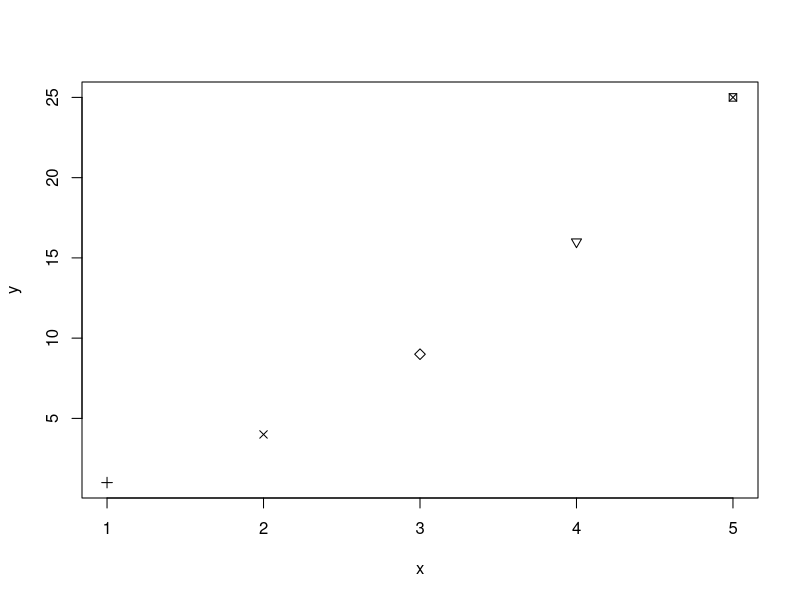
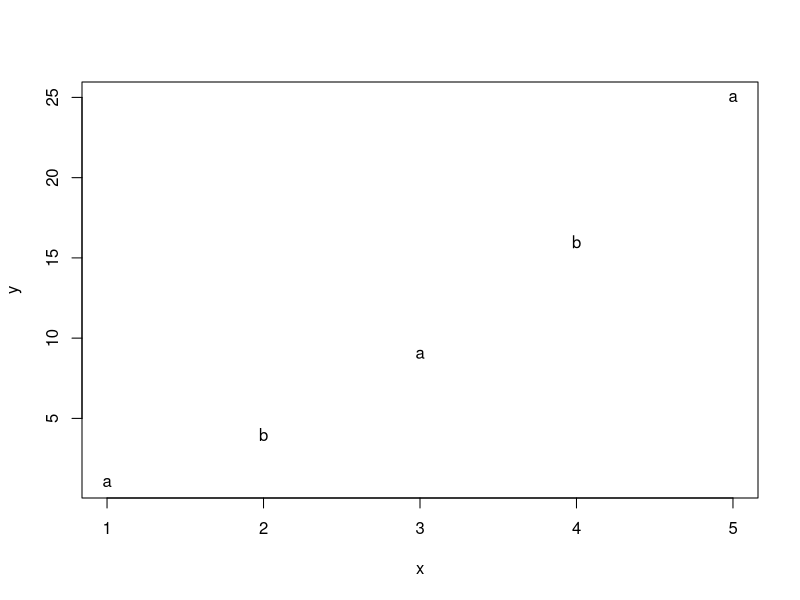
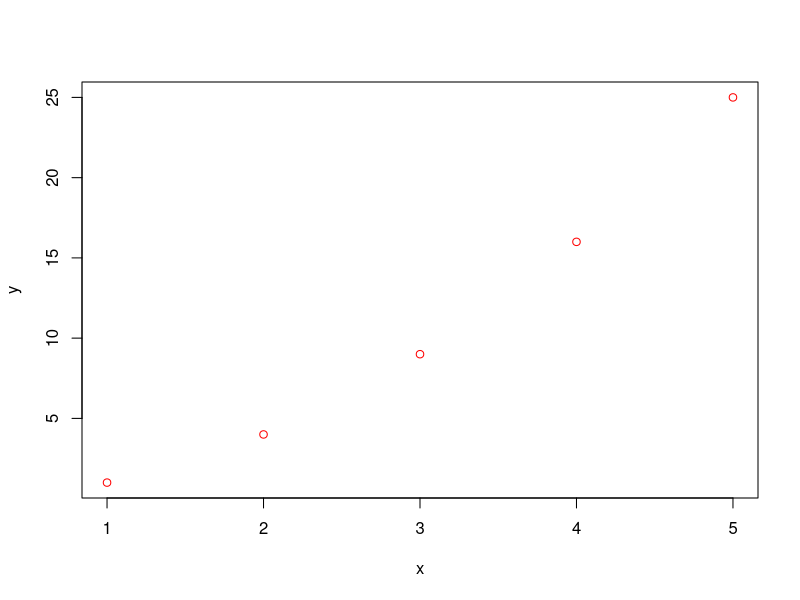
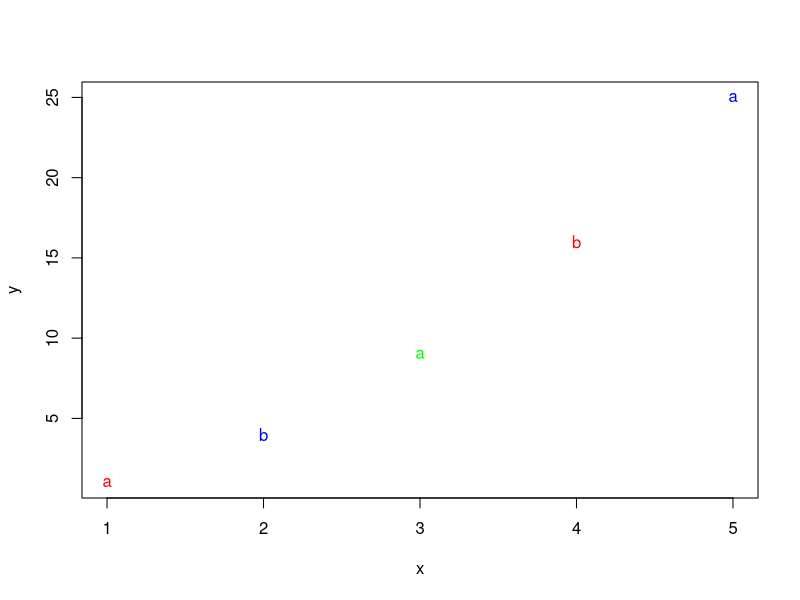
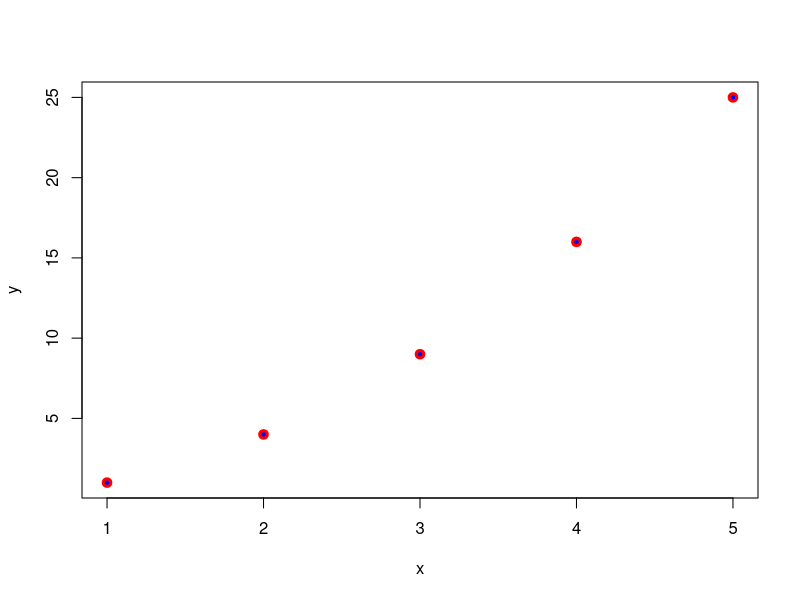
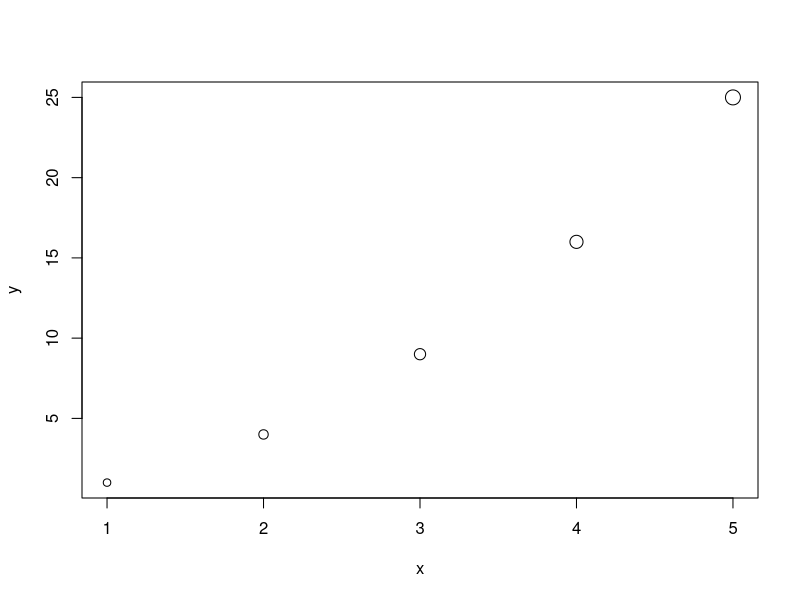
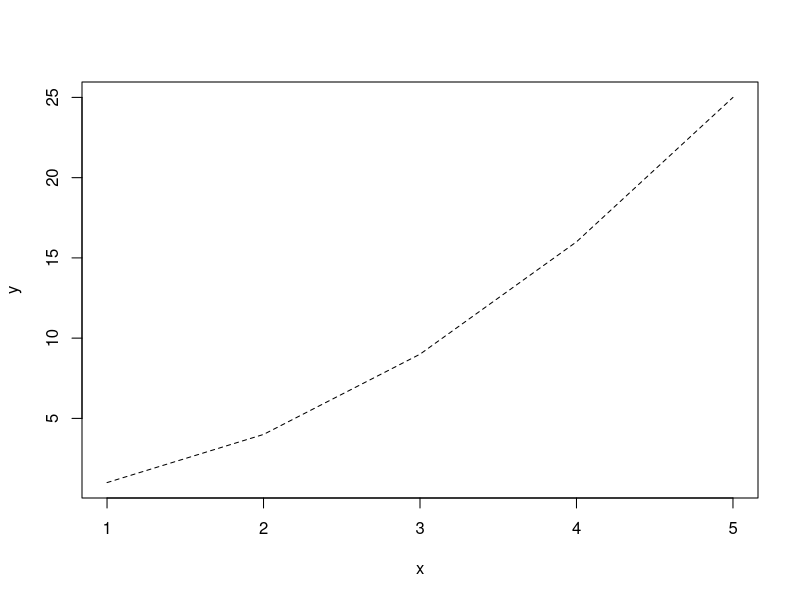
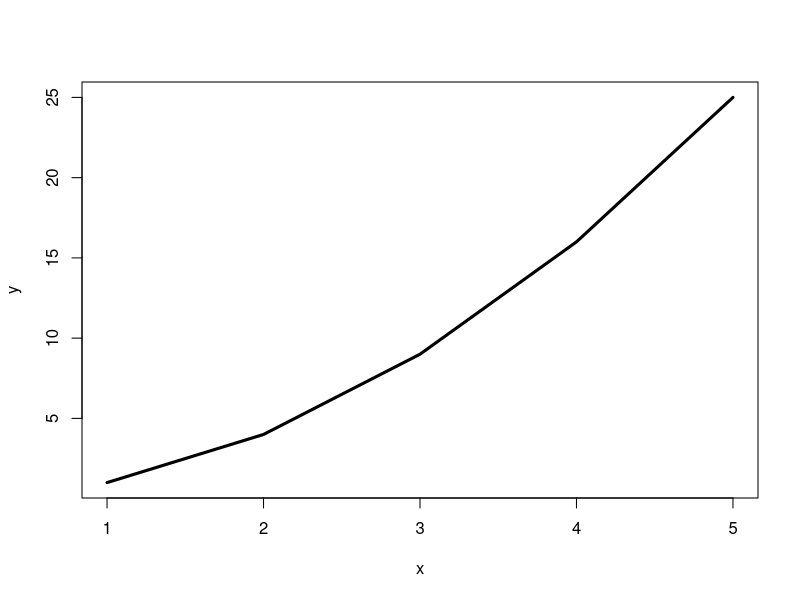

R code for these plots, in order:
## ---- chunk 1
x <- 1:5                     # 5 x-axis points
y <- x^2                     # 5 y-axis points
plot(x, y, pch=3:7)          # 5 points = 5 symbols
plot(x, y, pch=c("a", "b"))  # 5 points = 2 symbols cycling to match 
plot(x, y, col="red")        # Each symbol is red
plot(x, y, pch=c("a", "b"),  # Symbols are a b cycling to match 5 points
     col=c("red", "blue", "green")) # 3 cols cycling for plotting color = border color
# Plot circles with a thick red border and blue fill color
plot(x, y, pch=21, lwd=3, col="red", bg="blue") # bg = background color = fill color
plot(x, y, cex=seq(1,2,.25)) # cex = size, cex = a vector of 5 different sizes, increasing
plot(x, y, type="l", lty=2)  # type = 'l' to change circle to line,  line type = pattern 2
plot(x, y, type="l", lwd=3)  # default line width = 1, here line width 3
par(lwd=3, pch=4, cex.main = 3)  # part()go before plot(), set up Line width, symbol, cex
plot(x, y, lwd=1, main = "my chart") # write main = title string here
par(cex.lab=2, cex.main=3)   # in par() set label size with cex.lab
plot(x, y, xlim=c(0, 10))    # xlim = set x axis from 0 to 10
plot(x, y, log="y")          # do Logarithmic to y axis data
plot(x, y, las=1)            # las can be 0-3, but no idea what difference to make

text(1, 2, "Where's Wally?")  # Add text to existing plot, check ?text
mtext("I'm out here", side=4) # and text to the right margin, ?mtext
## ---- chunk 2
demo(plotmath)
## ---- chunk 3
x <- seq(0, 5, .1)
plot(x, sin(x), type="l", ylim=c(-1, 2.5),
     xlab=expression(paste("Concentration ", mu[i])))
lines(x, sqrt(x), lty=2)
title(expression(paste("This looks like ", Gamma, " to me")))

text(4, 1.5, expression(hat(x) == sqrt(x)))
     
## ---- chunk 4
colors()  # show all the colors in R system
plot(1:10, col="cyan")         # 1:10 apply to both x and y; Plot using cyan color
plot(1:10, col="#cc0076")      # Plot using purplish color

rgb(10, 20, 30, maxColorValue=255) # returns a code for color like "#0A141E"
plot(1:10, col=rgb(10, 20, 30, maxColorValue=255))      # Plot using purplish color

plot(1:10, col="#0A141E")      # Plot using purplish color

rgb(10, 20, 30, alpha=50, maxColorValue=255) # alpha set the level of transparency compare to the max number

rgb(10, 20, 30, maxColorValue=100)
rgb(10, 20, 30, alpha=50, maxColorValue=100)
## ---- chunk 5
palette()             # Show the current palette in R 
palette(c("red", "#1A334D", "black", rgb(.1, .8, 0))) # set the palette with specific color you want
palette() # display the specific color you set
palette("default")    # Use the default palette
library(RColorBrewer) # Full color palettes can be generated directly without having to specify each color separately
brewer.pal.info
str(brewer.pal.info)
head(brewer.pal.info, n=10) # show only ten of those color palette names above
brewer.pal(n=5, name="Spectral")       # choose 5 colors from Spectral palette
brewer.pal(n=10, name="Accent")        # 10 colors from Accent
# Set colors locally for just one function call
plot(1:8, col=brewer.pal(n=8, name="Reds"), pch=16, cex=4) # give each point a color of the eight
palette(brewer.pal(n=8, name="Greens")) # Set global palette for the plotting following
plot(1:8, col=1:8, pch=16, cex=4)       # Plot using colors

## ---- chunk 6
data(airquality)
plot(airquality$Temp, airquality$Ozone,
     xlab="Temperature", ylab="Ozone",
     main="Airquality relationship?")
pairs(airquality)
# Create function to make histogram with density superimposed
panel.hist <- function(x, ...)  {
  # Set user coordinates of plotting region
  usr <- par("usr"); on.exit(par(usr)) # I don't know how to use par() and its arguments, nor on.exit()
  par(usr = c(usr[1:2], 0, 1.5))
  par(new=TRUE)                    # Do not start new plot
  hist(x, prob=TRUE, axes=FALSE, xlab="", ylab="", 
       main="", col="lightgray")
  lines(density(x, na.rm=TRUE))    # Add density curve
}
# Create function to compute and print R^2
panel.r2 <- function(x, y, digits=2, cex.cor, ...) {
  # Set user coordinates of plotting region
  usr <- par("usr"); on.exit(par(usr))
  par(usr = c(0, 1, 0, 1))
  r <- cor(x, y, use="complete.obs")**2  # Compute R^2
  txt <- format(c(r, 0.123456789), digits=digits)[1]
  if(missing(cex.cor)) cex.cor <- 1/strwidth(txt)
  text(0.5, 0.5, txt, cex = cex.cor * r)
}
pairs(~ Ozone + Temp + Wind + Solar.R, data=airquality, 
      lower.panel=panel.smooth, upper.panel=panel.r2, 
      diag.panel=panel.hist) # how to use pairs() and its arguments

## ---- chunk 7
data(LakeHuron)
hist(LakeHuron)
# Use the breaks option to specify the number of bins
# regardless of the size of the dataset
# Remove title and make bars gray
hist(LakeHuron, xlab="Level of Lake Huron (in feet)",
     freq=FALSE, breaks=c(574, 577, 578, 581, 585), 
     col="gray", main=NULL) 
# ues should include the entire range of observations).If the bins are of unequal widths, then hist by default produces a relative frequency histogram. Setting the freq=FALSE option forces the hist function to produce relative frequency histograms even when the bin widths are identical
lines(density(LakeHuron)) # what parameter to set for the height of y-axis
## ---- chunk 8
data(ToothGrowth)
str(ToothGrowth)
teeth <- subset(ToothGrowth, supp=="VC") # Use only some data
teeth
boxplot(len ~ factor(dose), data=teeth)
# Horiz. boxplot with whiskers from minimum to maximum value
attach(ToothGrowth)                      # Use all data
boxplot(len, horizontal=TRUE, range=0) # The standard boxplot where the whiskers extend to the minimum and maximum value can be obtained by setting the range option to zero.
## ---- chunk 9
m <- matrix(c(23, 20, 12, 5, 6, 9), ncol=3)  # Input data
relfrq <- prop.table(m, margin=1)            # The prop.table function computes the relative frequencies of a matrix given as the first argument. The second argument to prop.table determines if the proportions are relative to the row sums (margin=1) or the column sums (margin=2).
relfrq
t(relfrq)
# Make juxtaposed barplot
barplot(relfrq,  beside=TRUE, 
        legend.text=c("Hadsten", "Hammel"),
        names=c("<0.01", "0.01-0.10", ">0.10")) # beside  a logical value. If FALSE, the columns of height are portrayed as stacked bars, and if TRUE the columns are portrayed as juxtaposed bars
# Stacked relative barplot with labels added
barplot(relfrq,  beside=FALSE, 
        legend.text=c("Hadsten", "Hammel"),
        names=c("<0.01", "0.01-0.10", ">0.10"))
barplot(t(relfrq), names=c("Hadsten", "Hammel"), horiz=TRUE) # default is beside = FALSE
## ---- chunk 10
library(gplots)
data(airquality)
# Compute means and standard deviations for each month
mean.values <- by(airquality$Temp, airquality$Month, mean) # by() apply functions to specific vector
mean.values
sd.values <- by(airquality$Temp, airquality$Month, sd)
sd
barplot2(mean.values,
         xlab="Month", ylab="Temperature (F)",
         plot.ci=TRUE,
         ci.u = mean.values+1.96*sd.values,
         ci.l = mean.values-1.96*sd.values)
## ---- chunk 11
airquality$Month <- factor(airquality$Month)
model <- lm(Temp ~ Month - 1, data=airquality) # look detail in statistical R
mean.values <- coef(summary(model))[,1]
mean.values
sem <- coef(summary(model))[,2]
scale <- qt(0.975, df=summary(model)$df[2])
barplot2(mean.values,
         xlab="Month", ylab="Temperature (F)",
         plot.ci=TRUE,
         ci.u = mean.values+scale*sem,
         ci.l = mean.values)
## ---- chunk 12
library(gplots)
data(OrchardSprays)
fit <- lm(decrease ~ treatment - 1, data=OrchardSprays)
summary
## ---- chunk 13
plotCI(coef(summary(fit))[,1], 
       uiw=qt(.975, df=56)*coef(summary(fit))[,2],
       ylab="Estimates and 95% confidence intervals", xaxt="n")
axis(1, 1:length(rownames(coef(summary(fit)))), 
     rownames(coef(summary(fit)))) # ?axis for arguments usage
## ---- chunk 14

library(plotrix)
men <- c(334700, 357834, 328545, 367201, 411689, 
         359363, 336841, 178422, 72296, 9552, 139, 0)
women <- c(318662, 340357, 320462, 365180, 401521, 
           357405, 345884, 208057, 117843, 27914, 761, 0)
groups <- paste(seq(0, 110, 10), "-", seq(9, 119, 10), sep="")
groups                             # Show group labels
men <- 100*men/sum(men)            # Normalize men
women <- 100*women/sum(women)      # and women
men
women
pyramid.plot(men, women, labels=groups,
            lxcol="lightgray", rxcol="lightgray")
library(MASS)
data(survey)               
# Tabulate exercise and smoking status by gender
result <- by(survey, survey$Sex, 
             function(x) {table(x$Smoke, x$Exer)})
result
pyramid.plot(lx=result$Male, rx=result$Female,
             labels=row.names(result$Male),
             gap=10, unit="Number of students",
             top.labels=c("Male","Smoking Frequency","Female"),
             lxcol=c("darkgray", "white", "lightgray"),
             rxcol=c("darkgray", "white", "lightgray"))
